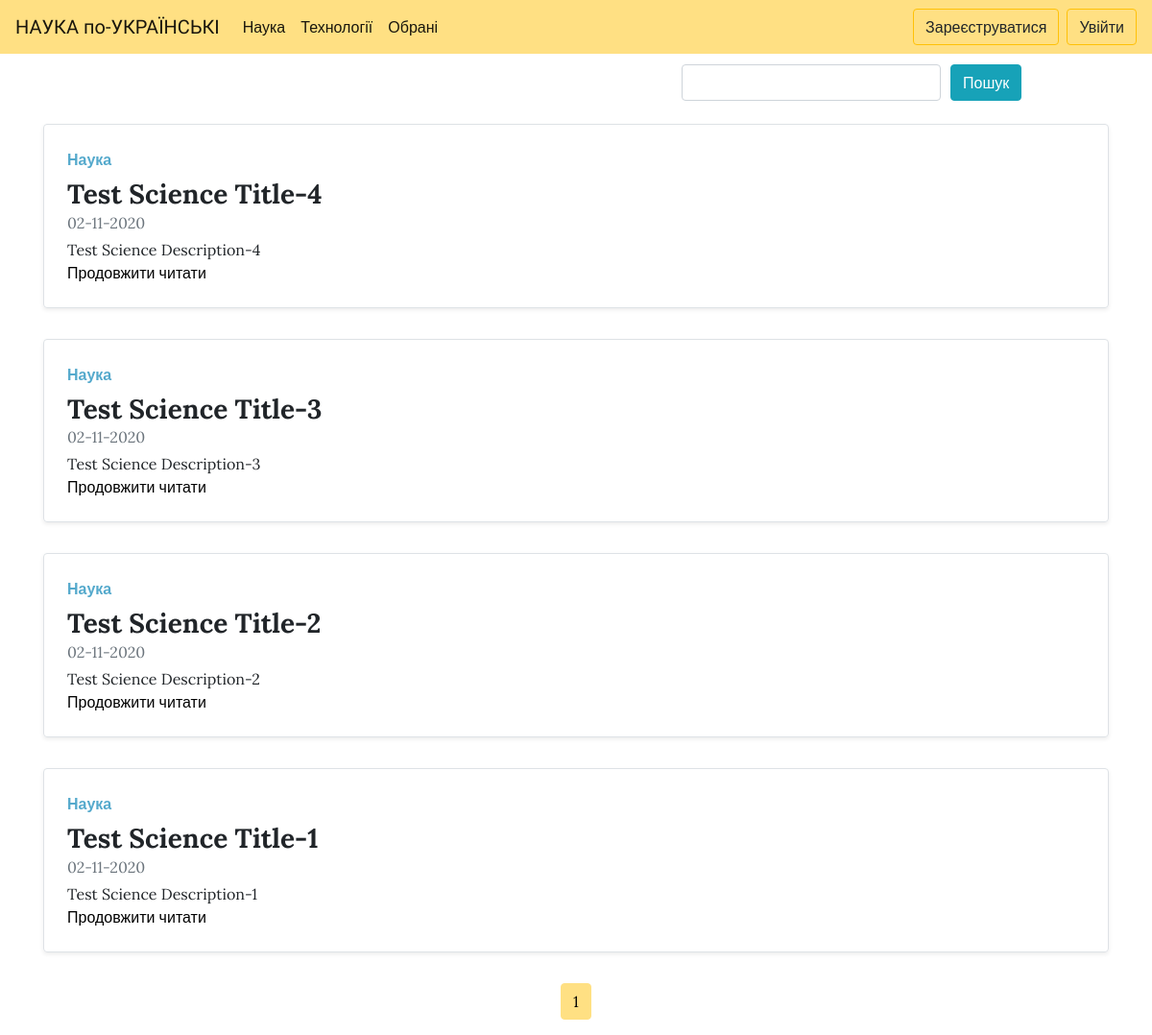
The app's page /science/ with its own data.
### base/models.py (models this page shows)
class Article(models.Model):
    title = models.CharField(max_length=200)
    html_title = models.CharField(max_length=200)
    keyword = models.CharField(max_length=200)
    description = models.CharField(max_length=350)
    html_description = models.CharField(max_length=150)
    body = RichTextField(blank=True, null=True)
    creation_date = models.DateTimeField(auto_now_add=True, editable=False)
    modified = models.DateTimeField(auto_now=True)
    slug = models.SlugField(verbose_name='URL', max_length=50, unique=True)
    author = models.ForeignKey(User, on_delete=models.SET_NULL, null=True, related_name='author')
    tag = models.ManyToManyField(Tags)
    favorite = models.ManyToManyField(User)
    section = models.ForeignKey(Section, on_delete=models.SET_NULL, null=True)
    def __str__(self):
        return self.title

### base/views.py (the view)
# urls.py: path('science/', views.science, name='science'),
def science(request):
    search_query = request.GET.get('search', '')
    if search_query:
        article = Article.objects.filter((Q(title__icontains=search_query) | Q(body__icontains=search_query)) & Q(
            section__name__contains='Science')).order_by('-creation_date')
    else:
        article = Article.objects.filter(section__name__contains='Science').order_by('-creation_date')
    paginator = Paginator(article, 20)  # Show 25 contacts per page.
    page_number = request.GET.get('page')
    page_obj = paginator.get_page(page_number)
    print(article)
    return render(request, 'base/science.html', {'articles': page_obj})

### templates/base/science.html (shortened to what this page needs)
{% extends 'base/index.html' %}
{% block other %}
<main role="main">
 <div class="container mb-4">
    <form action="{% url 'science' %}" method="get">
      <div class="row" style="margin-top:0.7em">
        <div class="col-0 col-sm-0 col-md-7">
        </div>
        <div class="col-8 col-sm-8 col-md-3" style="padding-right: 0px;">
            <input class="form-control mr-sm-2" type="text" placeholder="" aria-label="Search" name="search">
        </div>
        <div class="col-4 col-sm-4 col-md-2" style="padding-left: 10px;">
            <button class="btn btn-info my-sm-0" type="submit" style="margin-top: 0px; margin-bottom: 0px;">Пошук</button>
        </div>
      </div>
    </form>
  </div>
  {% for article in articles %}
    <div class="container">
      	<div class="row mb-2">
	      <div class="col-md-12">
	      <div class="row no-gutters border rounded overflow-hidden flex-md-row mb-4 shadow-sm h-md-250 position-relative">
	        <div class="col p-4 d-flex flex-column position-static">
	          <strong class="d-inline-block mb-2 text-primary">Наука</strong>
	          <p class="mb-0 h3"><b>{{article.title}}</b></p>
	          <div class="mb-1 text-muted">{{article.creation_date|date:"d-m-Y"}}</div>
	          <p class="card-text mb-auto">{{article.description}}</p>
	          <a href="{% url 'art_detail' article.slug %}" class="stretched-link">Продовжити читати</a>
	        </div>
	      </div>
	    </div>
	</div>
    </div>
  {% endfor %}
  <nav aria-label="...">
    <ul class="pagination justify-content-center">
      <li class="page-item active" aria-current="page">
        <span class="page-link">
          {{ articles.number }}
        </span>
      </li>
    </ul>
  </nav>
</main>
{% endblock %}

### static/css/main.css (style rules this page uses)
p { word-wrap:break-word; }
a { color: black; }
body { font-family: 'Lora', sans-serif !important; }
.page-item.active .page-link { color: #000000; background-color: #ffe083; border-color: #ffe083; }
.btn-info { background-color: #c2ssff; }
.text-primary { color: #54A9CC!important; }

### records on screen
Article: title "Test Science Title-4", creation_date "02-11-2020", description "Test Science Description-4"
Article: title "Test Science Title-3", creation_date "02-11-2020", description "Test Science Description-3"
Article: title "Test Science Title-2", creation_date "02-11-2020", description "Test Science Description-2"
Article: title "Test Science Title-1", creation_date "02-11-2020", description "Test Science Description-1"

### other values on screen
{{ articles.number }} "1"
